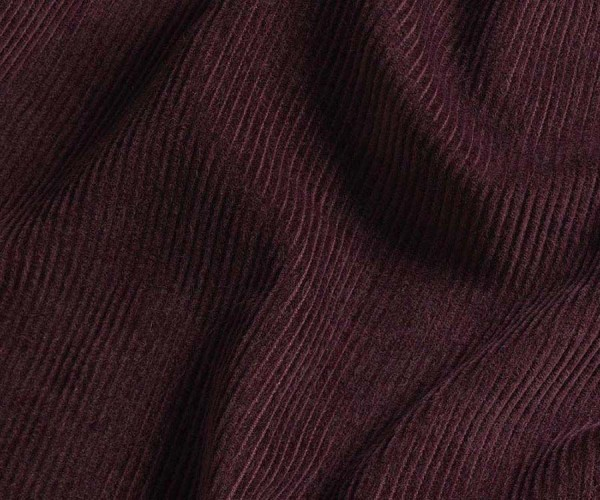
#> input picture Practica 6/img/telas/Corduroy.jpg, 600 x 500 px
$ jupyter execute --allow-errors 'CódigoCompleto.ipynb'
#> lines starting #> are read from the running program, lines starting #| are printed output that depends on the picture; after the words box and inside, x2 and y2 are one past the last pixel; in counts of white or black regions, pixels touching at a corner belong together
# Práctica Final de Sección
## Extracción de Características

1. Escalar el código proporcionado de obtención de esquinas (Leer mucho en una sola corrida y obtener todas las métricas)
* Obtener la densidad absoluta de cada tela dentro de la carpeta img/telas.
* Hacer una tabla de tela por densidad
* Seleccionar 4 telas y hacer la comparativa:
* Imagen original vs Imagen Con sus Esquinas

### Reporte
1. Anexar capturas de todas las imágenes procesadas.
2. Actualizar su repositorio Github con el código empleado para la práctica. Anexar el URL en el reporte.

[cell 1]
import cv2
import os
def encontrar_esquinas(img):
    detector = cv2.FastFeatureDetector_create(
        threshold = 60,
        nonmaxSuppression = True,
        type = cv2.FastFeatureDetector_TYPE_7_12
    )
    return detector.detect(img, mask=None)

def dibujar_puntos(img, pts):
    return cv2.drawKeypoints(img, pts, None, color=(0,0,255))

[cell 2]
import os
import cv2

ruta = "img/telas/"
imagenes = os.listdir(ruta)

resultados = []

for archivo in imagenes:
    if archivo.endswith(".jpg") or archivo.endswith(".png") or archivo.endswith(".jpeg"):

        img = cv2.imread(ruta + archivo)
#> img is the input picture: shape (500, 600, 3); mean B, G, R 28.2, 24.4, 45.5

        if img is None:
            continue

        img_gray = cv2.cvtColor(img, cv2.COLOR_BGR2GRAY)
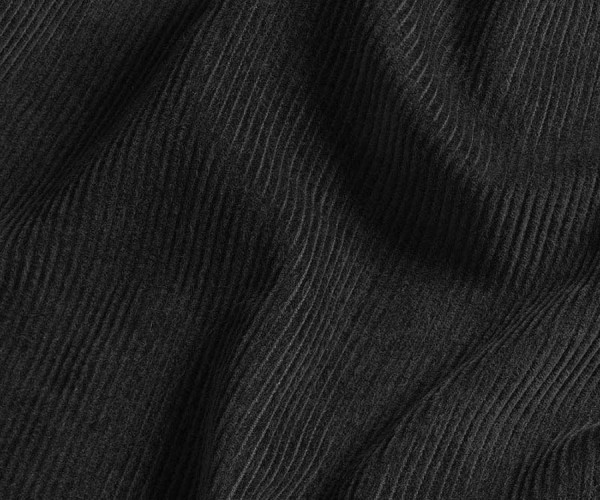
#> img_gray: shape (500, 600); min 1, max 129, mean 31.2

        # Esquinas
        pts = encontrar_esquinas(img_gray)
#> pts = 3 keypoints; (x, y, size): (279, 383, 7), (255, 448, 7), (306, 450, 7)
        img_pts = dibujar_puntos(img.copy(), pts)

        # Densidad
        densidad = (img_gray > 0).sum() / img_gray.size * 100
#> densidad = 100

        # Guardar datos
        resultados.append([archivo, densidad, len(pts)])

        print("Procesando:", archivo)
        print("Densidad:", densidad)
#| Densidad: 100.0
        print("Esquinas:", len(pts))
#| Esquinas: 3

        # Comparación en una sola ventana
        comparacion = cv2.hconcat([img, img_pts])
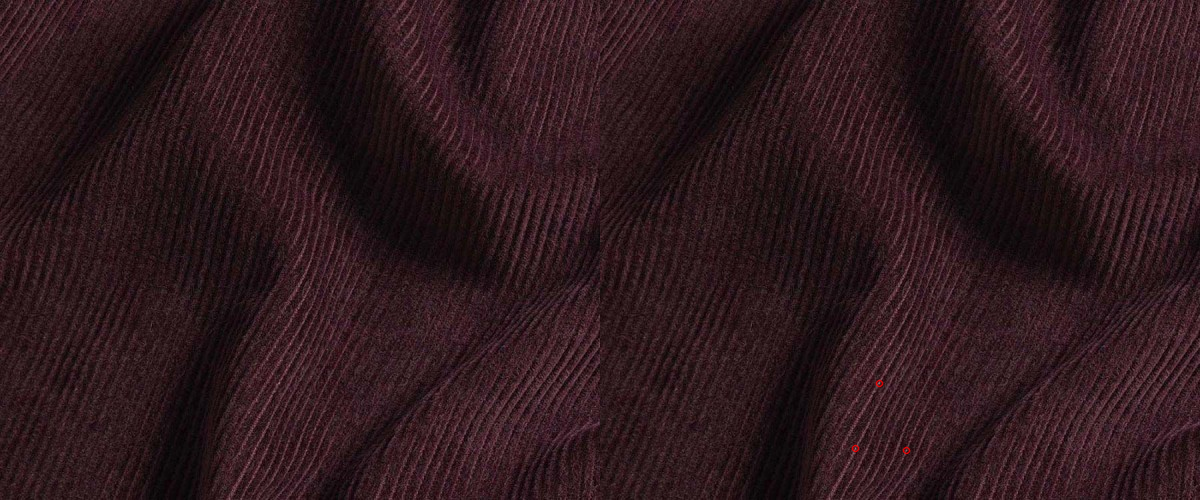
#> comparacion: shape (500, 1200, 3); mean B, G, R 28.2, 24.4, 45.6
        cv2.imshow("Comparacion", comparacion)
        cv2.waitKey(1000)
#> pass 2 of the loop `for archivo in imagenes:`:
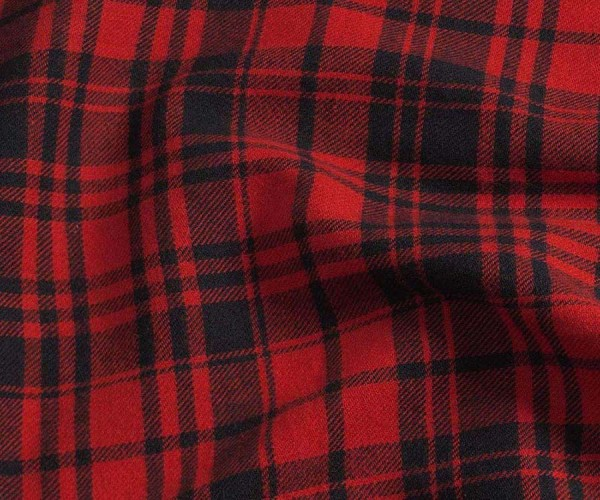
#> input picture Practica 6/img/telas/Cotton-Flannel.jpg, 600 x 500 px
#> img is the input picture: shape (500, 600, 3); mean B, G, R 30.7, 26.3, 86.7
#> `img_gray = cv2.cvtColor(img, cv2.COLOR_BGR2GRAY)`:
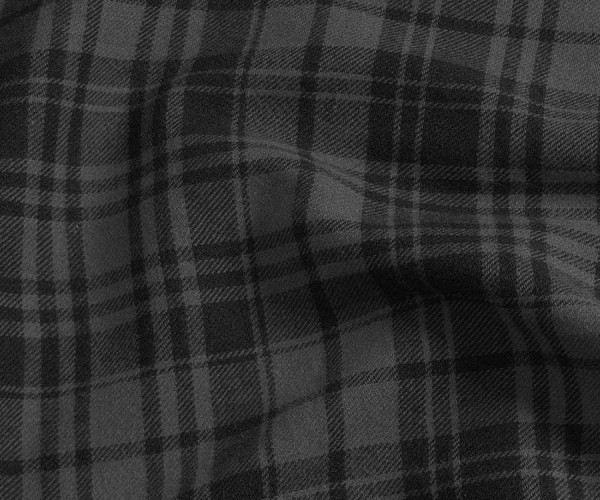
#> img_gray: shape (500, 600); min 2, max 112, mean 44.9
#> `pts = encontrar_esquinas(img_gray)`: pts = 1 keypoints; (x, y, size): (48, 52, 7)
#| Densidad: 100.0
#| Esquinas: 1
#> `comparacion = cv2.hconcat([img, img_pts])`:
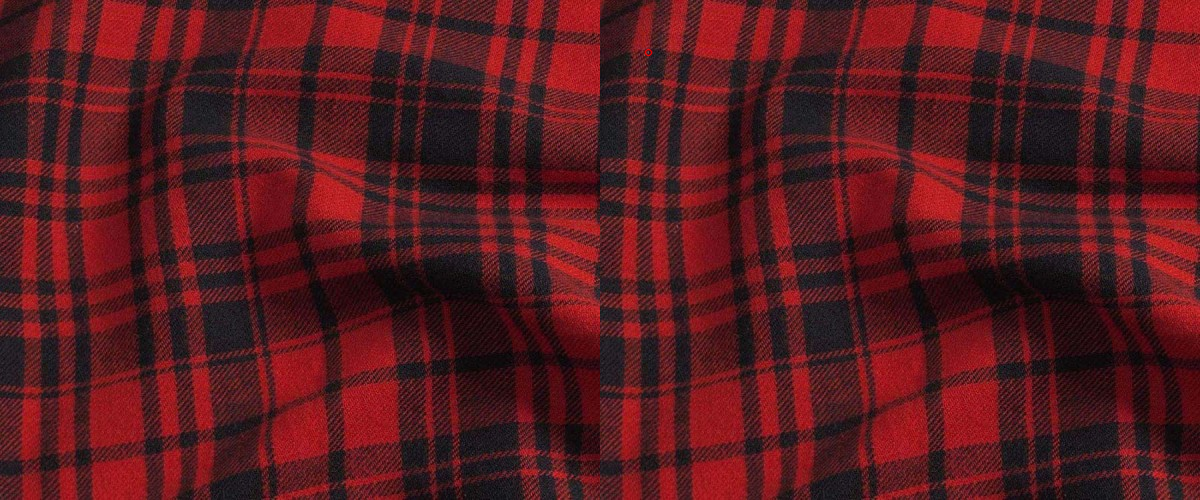
#> comparacion: shape (500, 1200, 3); mean B, G, R 30.7, 26.3, 86.7
#> pass 3 of the loop `for archivo in imagenes:`:
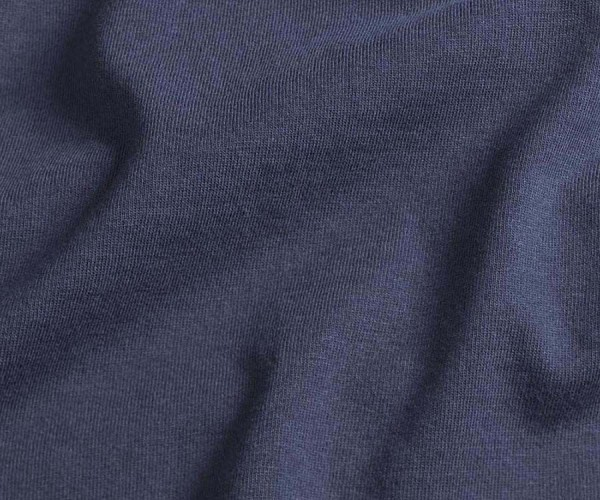
#> input picture Practica 6/img/telas/Cotton-Jersey.jpg, 600 x 500 px
#> img is the input picture: shape (500, 600, 3); mean B, G, R 83.3, 62.1, 60
#> `img_gray = cv2.cvtColor(img, cv2.COLOR_BGR2GRAY)`:
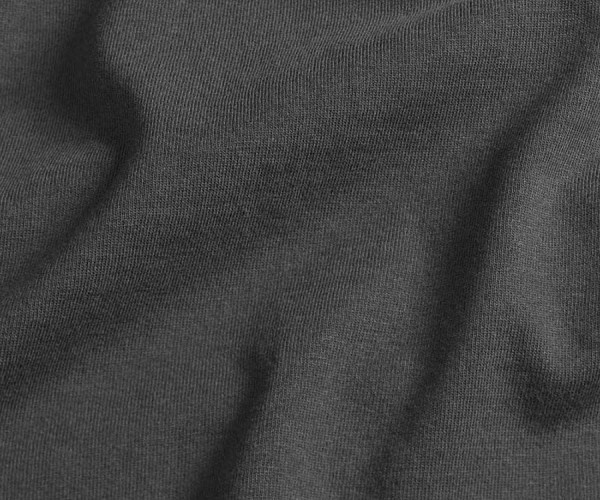
#> img_gray: shape (500, 600); min 8, max 146, mean 63.9
#> `pts = encontrar_esquinas(img_gray)`: pts = 1 keypoints; (x, y, size): (483, 21, 7)
#| Densidad: 100.0
#| Esquinas: 1
#> `comparacion = cv2.hconcat([img, img_pts])`:
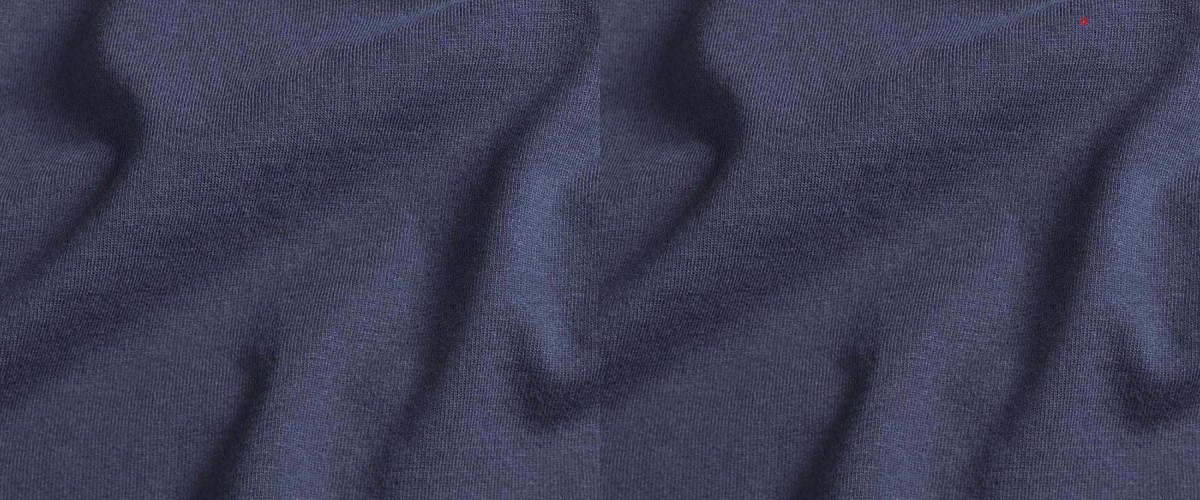
#> comparacion: shape (500, 1200, 3); mean B, G, R 83.3, 62.1, 60

cv2.destroyAllWindows()
print("\nTabla de resultados:")
for r in resultados:
    print(r)
#> this loop made 3 passes
#> r on passes 1 to 3: ['Corduroy.jpg', 100, 3], ['Cotton-Flannel.jpg', 100, 1], ['Cotton-Jersey.jpg', 100, 1]
#| ['Corduroy.jpg', 100.0, 3]
#| ['Cotton-Flannel.jpg', 100.0, 1]
#| ['Cotton-Jersey.jpg', 100.0, 1]

2. Obtener la transformación afín usando los tres mejores matches de esquinas con lena (img/lena_rotada.jpeg).
* Usar getAffineTransform y warpAffine con los tres mejores matches

[cell 3]
import cv2
import numpy as np

# Leer imágenes
img1 = cv2.imread("img/lena.jpeg")  # tu imagen
img2 = cv2.imread("img/lena_rotada.jpeg")

#> (the rest of this cell did not finish here and is left out)

3. Ejecutar el código de tracking con el video Traffic.jpeg. Ajustar la máscara de detección de esquinas al centro de la avenida para mejorar el tracking sobre los vehículos en movimiento (evitar la detección de esquinas estáticas como señalamientos, edificios, árboles, etc.). Tomar capturas de la ejecución del código y mostrar la máscara utilizada.

[cell 4]
import cv2
import numpy as np

# =========================
# Parámetros
# =========================
lk_params = dict(
    winSize=(15, 15),
    maxLevel=3,
    criteria=(cv2.TERM_CRITERIA_EPS | cv2.TERM_CRITERIA_COUNT, 20, 0.01)
)

feature_params = dict(
    maxCorners=200,
    qualityLevel=0.2,
    minDistance=5,
    blockSize=7
)

MAX_ERROR = 20
MAX_DISPLACEMENT = 50
MIN_POINTS_RATIO = 0.2

# =========================
#  NUEVA FUNCIÓN (gamma)
# =========================
def adjust_gamma(image, gamma=1.5):
    invGamma = 1.0 / gamma
    table = np.array([(i / 255.0) ** invGamma * 255
                      for i in np.arange(256)]).astype("uint8")
    return cv2.LUT(image, table)

# =========================
# Funciones
# =========================
def detect_features(gray, mask=None):
    pts = cv2.goodFeaturesToTrack(gray, mask=mask, **feature_params)
    if pts is not None:
        pts = np.float32(pts)
    return pts

def filter_points(p0, p1, st, err):
    if p1 is None or st is None or err is None:
        return None, None

    st = st.reshape(-1)
    err = err.reshape(-1)

    valid = (st == 1) & (err < MAX_ERROR)

    p0_valid = p0[valid]
    p1_valid = p1[valid]

    displacement = np.linalg.norm(p1_valid - p0_valid, axis=2).reshape(-1)
    drift_mask = displacement < MAX_DISPLACEMENT

    return p0_valid[drift_mask], p1_valid[drift_mask]

# =========================
# Video
# =========================
video = cv2.VideoCapture("img/Traffic.mp4")

ret, old_frame = video.read()
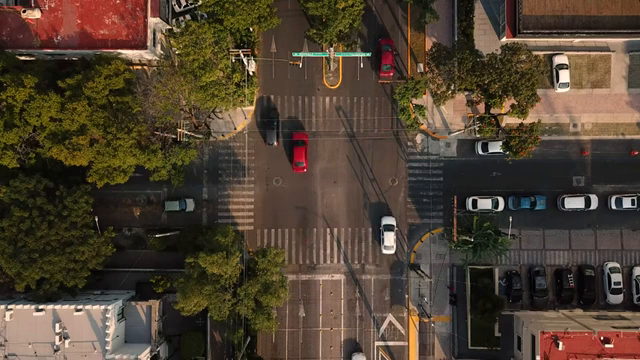
#> input picture frame 142 of Practica 6/img/Traffic.mp4, 640 x 360 px
#> old_frame is the input picture: shape (360, 640, 3); mean B, G, R 49.9, 65.3, 79.5
if not ret:
    raise Exception("No se pudo leer el video")

#  PREPROCESAMIENTO INICIAL
old_gray = cv2.cvtColor(old_frame, cv2.COLOR_BGR2GRAY)
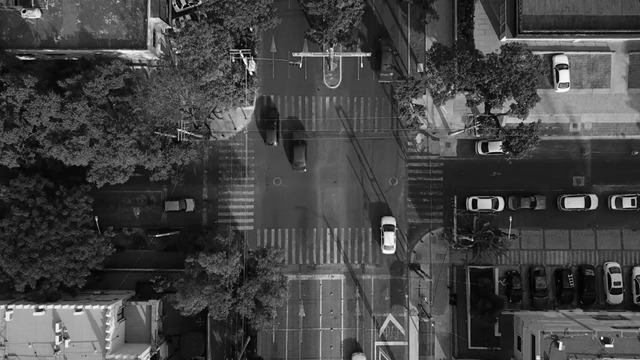
#> old_gray: shape (360, 640); min 0, max 255, mean 67.8
old_gray = adjust_gamma(old_gray, gamma=1.5)
#> in adjust_gamma, `return cv2.LUT(image, table)`:
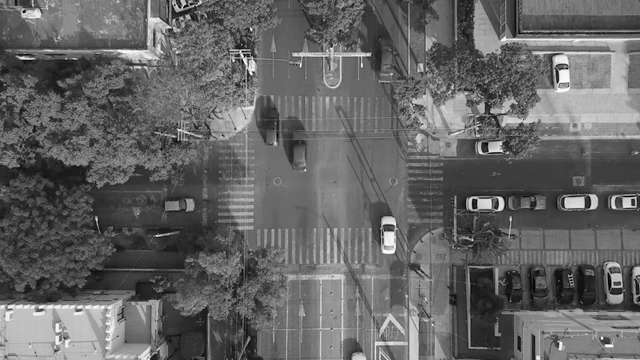
#> returned value: shape (360, 640); min 0, max 255, mean 100.6
old_gray = cv2.GaussianBlur(old_gray, (5,5), 0)

# =========================
# Máscara centrada
# =========================
corner_mask = np.zeros_like(old_gray, dtype=np.uint8)
h, w = old_gray.shape
#> h = 360; w = 640

x1 = int(w * 0.4)
#> x1 = 256
x2 = int(w * 0.63)
#> x2 = 403
y1 = int(h * 0.38)
#> y1 = 136
y2 = int(h * 0.63)
#> y2 = 226

corner_mask[y1:y2, x1:x2] = 255

cv2.imshow("Mascara de tracking", corner_mask)
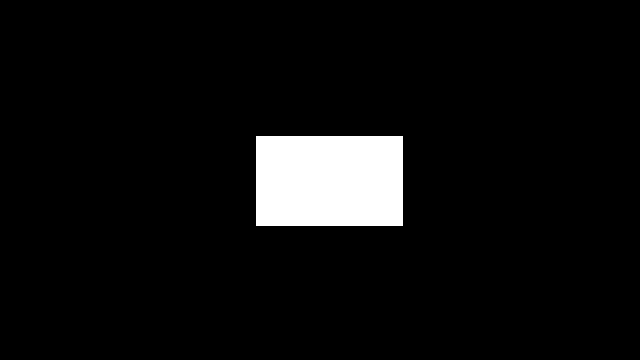
#> window 'Mascara de tracking': shape (360, 640); 5.7% white; 1 white region, box (x1, y1, x2, y2) and area: (256, 136, 403, 226) 13230

# Detectar puntos iniciales
p0 = detect_features(old_gray, corner_mask)
#> in detect_features, `pts = cv2.goodFeaturesToTrack(gray, mask=mask, **feature_params)`: pts = [[384, 222], [393, 222]]
#> p0 = [[384, 222], [393, 222]]

mask_draw = np.zeros_like(old_frame)
colors = np.random.randint(0, 255, (1000, 3))

print("Presiona 'q' para salir")

while True:
    ret, frame = video.read()
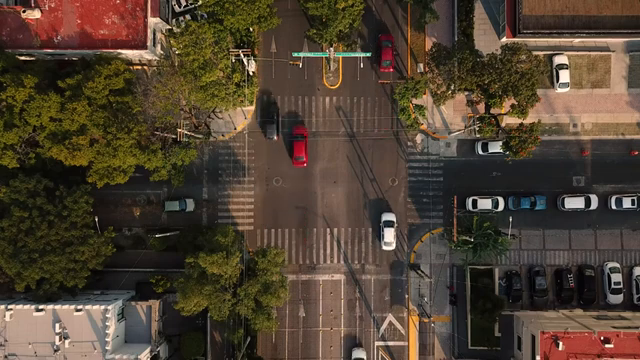
#> input picture frame 143 of Practica 6/img/Traffic.mp4, 640 x 360 px
#> frame is the input picture: shape (360, 640, 3); mean B, G, R 50, 65.4, 79.5

    if not ret:
        print("Reiniciando video...")
        video.set(cv2.CAP_PROP_POS_FRAMES, 0)
        continue

    # =========================
    # PREPROCESAMIENTO (QUITAR SOMBRAS)
    # =========================
    frame_gray = cv2.cvtColor(frame, cv2.COLOR_BGR2GRAY)
    frame_gray = adjust_gamma(frame_gray, gamma=3)
#> call 2 of adjust_gamma, with gamma = 3
#> in adjust_gamma (call 2), `return cv2.LUT(image, table)`:
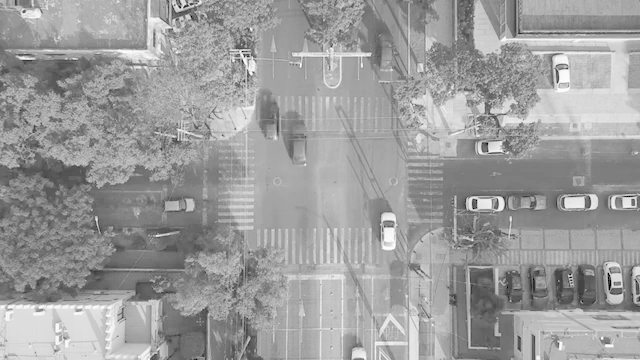
#> returned value: shape (360, 640); min 0, max 255, mean 156.5
    frame_gray = cv2.GaussianBlur(frame_gray, (5,5), 0)

    # =========================
    # Optical Flow
    # =========================
    if p0 is not None and len(p0) > 0:
        p1, st, err = cv2.calcOpticalFlowPyrLK(
            old_gray, frame_gray, p0, None, **lk_params
        )
#> p1 = [[604, 170.3], [685.4, 177.7]]; st = [1, 0]; err = [51.56, 2.98]

        good_old, good_new = filter_points(p0, p1, st, err)
#> in filter_points, `st = st.reshape(-1)`: st = [1, 0]
#> in filter_points, `err = err.reshape(-1)`: err = [51.56, 2.98]
#> in filter_points, `valid = (st == 1) & (err < MAX_ERROR)`: valid = [False, False]
#> in filter_points, `p0_valid = p0[valid]`: p0_valid = empty array
#> good_old = empty array; good_new = empty array

        if good_new is not None and len(good_new) > 0:

            for i, (new, old) in enumerate(zip(good_new, good_old)):
                a, b = new.ravel()
                c, d = old.ravel()

                mask_draw = cv2.line(mask_draw, (int(c), int(d)),
                                     (int(a), int(b)),
                                     colors[i % len(colors)].tolist(), 2)

                frame = cv2.circle(frame, (int(a), int(b)), 4,
                                   colors[i % len(colors)].tolist(), -1)

            p0 = good_new.reshape(-1, 1, 2)

        else:
            p0 = None

    # =========================
    # Re-detección
    # =========================
    if p0 is None or len(p0) < feature_params['maxCorners'] * MIN_POINTS_RATIO:
        print("Re-detectando puntos...")

        new_pts = detect_features(frame_gray, corner_mask)
#> new_pts = [[384, 218], [394, 224], [276, 137], [391, 209]]

        if new_pts is not None:
            if p0 is not None:
                p0 = np.concatenate((p0, new_pts), axis=0)
            else:
                p0 = new_pts
#> p0 = [[384, 218], [394, 224], [276, 137], [391, 209]]

        mask_draw = np.zeros_like(frame)

    # =========================
    # Visualización
    # =========================
    output = cv2.add(frame, mask_draw)

    cv2.rectangle(output, (x1, y1), (x2, y2), (0, 255, 0), 2)

    cv2.putText(output, f"Puntos activos: {0 if p0 is None else len(p0)}",
                (20, 40), cv2.FONT_HERSHEY_SIMPLEX, 1,
                (0, 255, 0), 2)
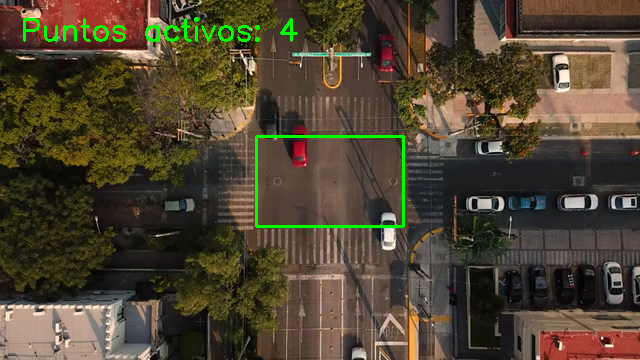
#> output: shape (360, 640, 3); mean B, G, R 49.3, 67.9, 78.2

    cv2.imshow("Optical Flow (Robusto)", output)

    old_gray = frame_gray.copy()

    if cv2.waitKey(30) & 0xFF == ord('q'):
#> (key q is pressed here)
        break

video.release()
cv2.destroyAllWindows()
